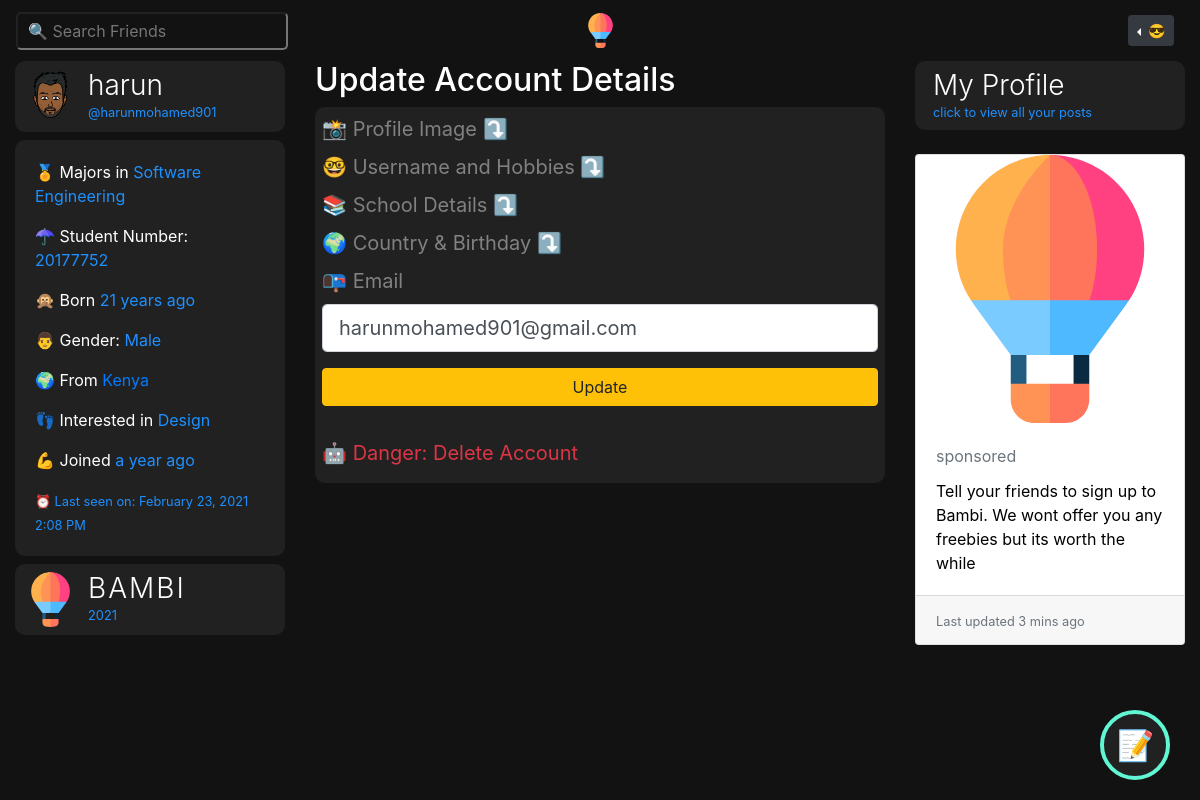
Page /account (signed in) on the earlier database version.
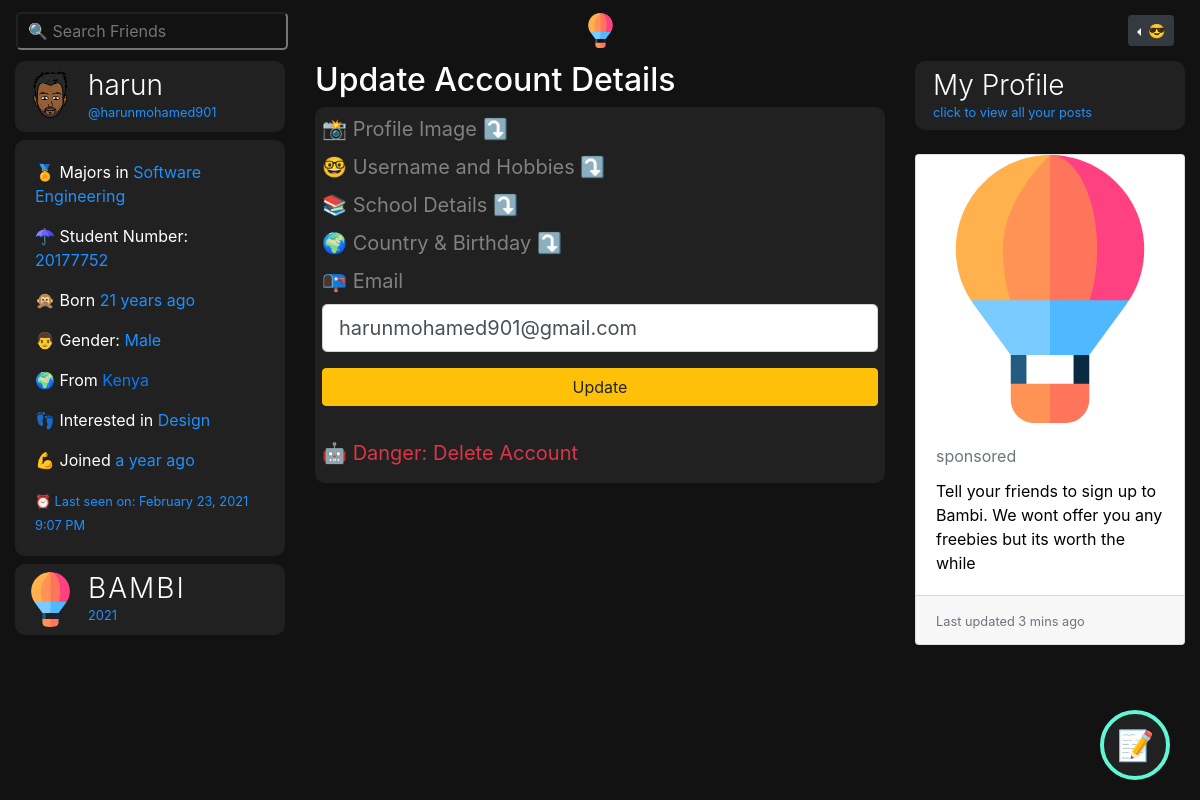
Same page on the later database version.
### bambiv3/models.py (models this page shows, shortened)
class User(db.Model, UserMixin):
	id = db.Column(db.Integer, primary_key=True)
	username = db.Column(db.String(20), unique=True, nullable=False)
	email = db.Column(db.String(120), unique=True, nullable=False)
	image_file = db.Column(db.String(20), nullable=False, default='default.jpg')
	password = db.Column(db.String(60), nullable=False)
	last_seen = db.Column(db.DateTime, default=datetime.utcnow)
	date_joined = db.Column(db.DateTime, nullable=False, default=datetime.utcnow)
	department = db.Column(db.String(20), nullable=False)
	student_number = db.Column(db.Integer(), unique=True, nullable=False)
	age = db.Column(db.DateTime, nullable=False)
	gender = db.Column(db.String(20), nullable=False)
	country = db.Column(db.String(20), nullable=False)
	hobby = db.Column(db.String(20), nullable=False)
	bio = db.Column(db.String(120), nullable=True)
	private = db.Column(db.Boolean, default=False, nullable=False)
	single = db.Column(db.Boolean, default=False, nullable=False)
	snapchat = db.Column(db.String(20),default=False, nullable=False)
	instagram = db.Column(db.String(20),default=False, nullable=False)
	posts = db.relationship('Post', backref='author', lazy=True)
	products = db.relationship('Product', backref='author', lazy=True)
	comments = db.relationship("Comment", backref="author", lazy="dynamic", cascade="all, delete-orphan")
	followed = db.relationship(
		'User', secondary=followers,
		primaryjoin=(followers.c.follower_id == id),
		secondaryjoin=(followers.c.followed_id == id),
		backref=db.backref('followers', lazy='dynamic'), lazy='dynamic')
	messages_sent = db.relationship('Message',
									foreign_keys='Message.sender_id',
									backref='author', lazy='dynamic')
	messages_received = db.relationship('Message',
										foreign_keys='Message.recipient_id',
										backref='recipient', lazy='dynamic')
	last_message_read_time = db.Column(db.DateTime)
	def new_messages(self):
		last_read_time = self.last_message_read_time or datetime(1900, 1, 1)
		return Message.query.filter_by(recipient=self).filter(
			Message.timestamp > last_read_time).count()

### bambiv3/routes.py (the view)
@app.route('/account', methods=['GET', 'POST'])
@login_required
def account():
	form = UpdateAccountForm()
	if form.validate_on_submit():
		if form.picture.data:
			picture_file = profile_img(form.picture.data)
			current_user.image_file = picture_file
		current_user.username = form.username.data.lower()
		current_user.email = form.email.data
		current_user.department = form.department.data
		current_user.student_number = form.student_number.data
		current_user.country = form.country.data
		current_user.age = form.age.data
		current_user.hobby = form.hobby.data
		db.session.commit()
		flash('Your Account has been updated', 'info')
		return redirect(url_for('account'))
	elif request.method == 'GET':
		form.username.data = current_user.username
		form.email.data = current_user.email
		form.department.data = current_user.department
		form.student_number.data = current_user.student_number
		form.country.data = current_user.country
		form.age.data = current_user.age
		form.hobby.data = current_user.hobby
	image_file = url_for('static', filename='profile_pics/' + current_user.image_file)
	return render_template('account.html', title='Account', image_file=image_file, form=form)

### bambiv3/forms.py (shortened to what this page needs)
class UpdateAccountForm(FlaskForm):
	username = StringField('Username', validators = [DataRequired(), Length(min=2, max=20), Regexp(r'^[\w.-_.]+$')])
	email = StringField('Email', validators = [DataRequired(), Email()])
	picture = FileField('', validators=[FileAllowed(['jpg', 'jpeg' , 'png'])])
	department = StringField('Department', validators=[DataRequired()])
	student_number = StringField('Student Number', validators=[DataRequired()])
	country = StringField('Country', validators=[DataRequired()])
	age = DateField('birthday', format='%d-%m-%Y', validators=[DataRequired()])
	hobby = StringField('Hobby', validators=[DataRequired()])
	snapchat = StringField('Snapchat')
	instagram = StringField('Instagram')
	bio = PageDownField('Bio')
	private = BooleanField('Private?')
	single = BooleanField('Single & Searchin?')
	submit = SubmitField('Update')

### bambiv3/models.py (called while the page is built)
@login_manager.user_loader
def load_user(user_id):
	return User.query.get(int(user_id))

### bambiv3/routes.py (called while the page is built)
@app.before_request
def before_request():
	if current_user.is_authenticated:
		current_user.last_seen = datetime.utcnow()
		db.session.commit()

### bambiv3/templates/account.html (shortened to what this page needs)
{% extends "layout.html" %}
{% block content %}
<div class="container-fluid">
	<div class="row">
		<div class="col-lg-3 d-none d-lg-block position-fixed">
		  <a href="{{ url_for('user_posts',username=current_user.username) }}" style="text-decoration:none;">
			<header class="mb-2">
		        <img src="{{ image_file }}" alt="user profile" class="profile-thumbnail">
		        <div class="profile-name">
		          <h3>{{current_user.username}}</h3>
		          <small>@{{current_user.email.split("@")[0] | lower}}</small>
		        </div>
		      </header>
		  </a>
		    <div class="about mb-2" style="color:#fff;background:#212121;border-radius:10px;">
		    <div class="card-body">
		      <p> 🏅 Majors in <span>{{current_user.department}}</span></p>
		      <p> ☂ Student Number: <span>{{current_user.student_number}}</span></p>
		      <p> 🙊 Born <span>{{ moment(current_user.age).fromNow() }}</span></p>
		      <p> {% if current_user.gender == 'male' %} 👨 {% else %}👩 {% endif %} Gender: <span>{{current_user.gender.title()}}</span></p>
		      <p> 🌍 From <a href="https://www.google.com/maps?q={{current_user.country.title()}}" target="_blank">{{current_user.country.title()}}</a></p>
		      <p> 👣 Interested in <span>{{current_user.hobby}}</span></p>
		      <p> 💪 Joined <span>{{ moment(current_user.date_joined).fromNow() }}</span></p>
		      <small>⏰ Last seen on: {{ moment(current_user.last_seen).format('LLL') }}</small>
		    </div>
		  </div>
		  <header>
		    <img src="{{ url_for('static', filename='resources/' + 'logo.svg') }}" alt="logo" class="profile-thumbnail">
		    <div class="profile-name">
		      <h3 class="logo">BAMBI</h3>
		      <small id="year"></small>
		    </div>
		  </header>
		</div>
		<div class="col-lg-6 offset-lg-3">
			<h2>Update Account Details</h2>
			<div class="post">
			  <div id="inner">
			   <div class="content-section">
				  <form method="POST" action="" enctype="multipart/form-data">
            <fieldset class="form-group">
              <div class="mb-2" style="background:#212121;font-size:20px;display:block;border-radius:5px;">
	          <a data-toggle="collapse" href="#dp" role="button" aria-expanded="false" aria-controls="dp" style="text-decoration:none;color:#818181;">📸 Profile Image ⤵</a>
          </div>
              <div class="mb-2" style="background:#212121;padding:;font-size:20px;display:block;border-radius:5px;">
	          <a data-toggle="collapse" href="#names" role="button" aria-expanded="false" aria-controls="names" style="text-decoration:none;color:#818181;">🤓 Username and Hobbies ⤵</a>
          </div>
              <div class="mb-2" style="background:#212121;font-size:20px;display:block;border-radius:5px;">
	          <a data-toggle="collapse" href="#deets" role="button" aria-expanded="false" aria-controls="deets" style="text-decoration:none;color:#818181;">📚 School Details ⤵</a>
              <div class="mb-2 mt-2" style="background:#212121;padding:;font-size:20px;display:block;border-radius:5px;">
	          <a data-toggle="collapse" href="#country" role="button" aria-expanded="false" aria-controls="country" style="text-decoration:none;color:#818181;">🌍 Country & Birthday ⤵</a>
              <div class="form-group mt-2">
                <a style="text-decoration:none;font-size:20px;color:#818181;">📭 {{ form.email.label(class="form-control-label") }}</a>
                {% if form.email.errors %}
                {{ form.email(class="form-control form-control-lg is-invalid") }}
                <div class="invalid-feedback">
                  {% for error in form.email.errors %}
                  <span>{{ error }}</span>
                  {% endfor %}
                </div>
                {% else %}
                {{ form.email(class="form-control form-control-lg") }}
                {% endif %}
              </div>
          </div>
              <div class="form-group mt-2">
              	{{ form.submit(class="btn btn-block btn-warning") }}
              </div>
            </fieldset>
          </form>
          	<div class="mb-2" style="background:#212121;padding:;font-size:20px;display:block;">
	        <a class="text-danger" data-toggle="collapse" href="#delete_account" role="button" aria-expanded="false" aria-controls="delete_account" style="text-decoration:none;color:">🤖 Danger: Delete Account</a>
	     </div>
			  </div>
		</div>
			</div>
		</div>
		<div class="col-lg-3 d-none d-lg-block position-fixed offset-lg-9">
			 <header data-toggle="modal" data-target="#profile"><a style="text-decoration:none;" href="{{url_for('user_posts', username=current_user.username)}}">
		        <div class="profile-name">
		          <h3 style="color:#fff;">My Profile</h3>
		          <small>click to view all your posts</small>
		        </div>
		        </a>
		      </header>
		      <br>
			<div class="card" style="color:#000;">
		      <img class="card-img-top" src="{{ url_for('static', filename='resources/' + 'logo.svg') }}" alt="logo">
		      <div class="card-body">
		        <h5 class="card-title"><small class="text-muted">sponsored</small></h5>
		        <p class="card-text">Tell your friends to sign up to Bambi. We wont offer you any freebies but its worth the while</p>
		      </div>
		      <div class="card-footer">
		        <small class="text-muted">Last updated 3 mins ago</small>
		      </div>
		    </div>
		</div>
	</div>
</div>
{% endblock content %}

### bambiv3/templates/layout.html (shortened to what this page needs)
<!doctype html>
<html lang="en">
  <head>
    <link rel="stylesheet" href="https://stackpath.bootstrapcdn.com/bootstrap/4.3.1/css/bootstrap.min.css">
    <link rel="stylesheet" type="text/css" href="{{ url_for('static', filename='main.css') }}">
  </head>
  <body>
<nav class="navbar navbar-expand-md navbar-dark sticky-top">
    <div class="navbar-collapse collapse w-100 order-1 order-md-0 dual-collapse2">
        <ul class="navbar-nav mr-auto">
            <li>
               <div class="d">
                <input type="text" placeholder="🔍 Search Friends" id="search" onkeyup="filterFunction()" onclick="search()" class="dropbtn">
            </div>
            </li>
        </ul>
    </div>
    <div class="mx-auto order-0">
      <a class="navbar-brand mx-auto d-none d-lg-block" href="{{ url_for('home') }}">
        <img src="{{ url_for('static', filename='resources/' + 'logo.svg') }}" width="35" height="35" class="d-inline-block align-top" alt="">
      </a>
  </div>
    <div class="navbar-collapse collapse w-100 order-3 dual-collapse2 settings">
        <ul class="navbar-nav ml-auto">
          {% if current_user.is_authenticated %}
          <li>
            <div class="dropdown dropleft">
            <button class="btn  btn-sm btn-dark dropdown-toggle" type="button" id="dropdownMenuButton" data-toggle="dropdown" aria-haspopup="true" aria-expanded="false">
               <span>😎</span>
            </button>
              {% set new_messages = current_user.new_messages() %}
          </div>
          </li>
          {% else %}
            <li class="nav-item">
              <a  class="btn btn-sm btn-outline-primary" href="{{ url_for('login') }}" style="color:#F9E9C8;text-decoration: none;"> 😇 Log In</a>
              <a  class="btn btn-sm btn-outline-success" href="{{ url_for('register') }}" style="color:#F9E9C8;text-decoration: none;"> 👽 Sign Up</a>
            </li>
          {% endif %}
        </ul>
    </div>
</nav>
  {% block content %} {% endblock %}
  {% if current_user.is_authenticated %}
      <div id="new_post" class="d-none d-lg-block">
          <button class="post_btn"><a href="{{ url_for('new_post') }}" style="color:#F9E9C8;" data-toggle="popover" data-content="🍌: Add Longer Posts with Titles">📝</a></button>
        </div>
       {% set new_messages = current_user.new_messages() %}
    {% endif %}
  </body>
</html>

### bambiv3/static/main.css (style rules this page uses)
body { background:#121212; color:#fff; }
nav { background:#121212; }
.settings li { padding-right:10px; }
.logo { color:#fff; letter-spacing:2px; }
.about span, small { color:#1e90ff; }
#search { box-sizing: border-box; background-position: 14px 12px; font-size: 16px; padding: 5px 10px 5px 10px; background: transparent; color: #F9E9C8; border-radius: 5px; }
.d { position: relative; display: inline-block; }
h3 { font-weight: 300; }
header { display: flex; flex-direction: row; color:#fff; background:#212121; border-radius:10px; padding:8px; cursor:pointer; }
header .profile-thumbnail { width: 55px; height: 55px; border-radius: 50%; }
header .profile-name { display: flex; flex-direction:column; margin-left: 10px; }
header h3, header h4 { display: flex; margin: 0; }
.post { background:#212121; border-radius:10px; padding:7px; }
.post_btn { background-color : #000; color: #F9E9C8; padding: 10px 20px; border:none; outline:none; border:2px solid #F9E9C8; padding: 2px; border-radius: 50%; height:70px; width:70px; }
#new_post { position: fixed; bottom: 20px; right: 30px; }
.post_btn { background-color: #212121; color: #F9E9C8; outline: none; border: 4px solid #61f7d4;; padding: 2px; border-radius: 50%; height: 70px; width: 70px; font-size: 30px; }

Differences in the rows shown:
changed User "harun": last_seen "February 23, 2021 2:08 PM" → "February 23, 2021 9:07 PM"
